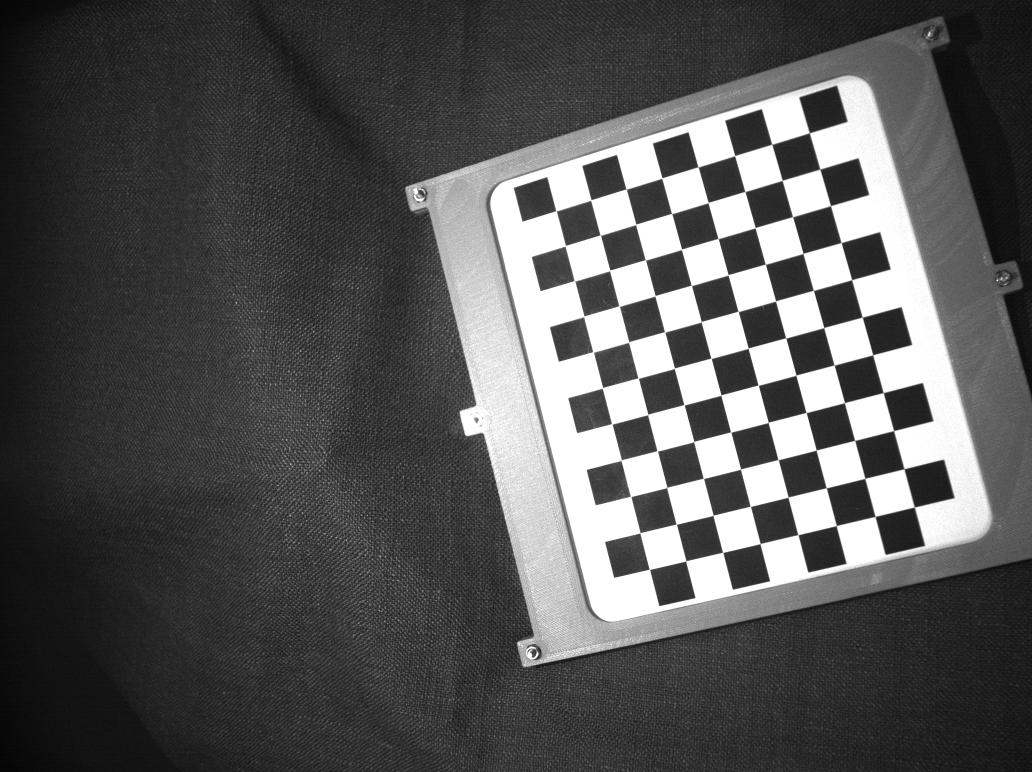
#> input picture 2024-11-12/img_15-19-47.png, 2064 x 1544 px (shown at 1/2 size); its folder holds 4 pictures in this run
$ python handeye_calib_quaternion_16w.py
#> lines starting #> are read from the running program, lines starting #| are printed output that depends on the picture; long printed decimals are rounded
import cv2
import numpy as np
import glob
import matplotlib.pyplot as plt
import os
from scipy.spatial.transform import Rotation as R
import pandas as pd
import math

def find_chessboard_corners(images, pattern_size, ShowCorners=False):
    """Finds the chessboard patterns and, if ShowImage is True, shows the images with the corners"""
    chessboard_corners = []
    IndexWithImg = []
    i = 0
    print("Finding corners...")
    for image in images:
        print(">>>>>>>>>>", i)
        gray = cv2.cvtColor(image, cv2.COLOR_BGR2GRAY)
        ret, corners = cv2.findChessboardCorners(gray, pattern_size)
        criteria = (cv2.TERM_CRITERIA_EPS + cv2.TERM_CRITERIA_MAX_ITER, 30, 0.001)
        corners = cv2.cornerSubPix(gray, corners, (10, 10), (-1, -1), criteria)
        if ret:
            chessboard_corners.append(corners)

            cv2.drawChessboardCorners(image, pattern_size, corners, ret)
            if ShowCorners:
                plt.imshow(image)
                plt.title("Detected corner in image: " + str(i))
                plt.show()

            IndexWithImg.append(i)
            i = i + 1
        else:
            print("No chessboard found in image: ", i)
            i = i + 1
    return chessboard_corners, IndexWithImg


def calculate_intrinsics(chessboard_corners, IndexWithImg, pattern_size, square_size, ImgSize, ShowProjectError=False):
    """Calculates the intrinsic camera parameters fx, fy, cx, cy from the images"""
    imgpoints = chessboard_corners
    objpoints = []
    for i in range(len(IndexWithImg)):
        objp = np.zeros((pattern_size[0] * pattern_size[1], 3), np.float32)
        objp[:, :2] = np.mgrid[0:pattern_size[0], 0:pattern_size[1]].T.reshape(-1, 2) * square_size
        objpoints.append(objp)

    ret, mtx, dist, rvecs, tvecs = cv2.calibrateCamera(objpoints, imgpoints, ImgSize, None, None)


    print("The projection error from the calibration is: ",
          calculate_reprojection_error(objpoints, imgpoints, rvecs, tvecs, mtx, dist, ShowProjectError))
    print(mtx)
    return mtx


def calculate_reprojection_error(objpoints, imgpoints, rvecs, tvecs, mtx, dist, ShowPlot=False):
    """Calculates the reprojection error of the camera for each image"""
    total_error = 0
    num_points = 0
    errors = []

    for i in range(len(objpoints)):
        imgpoints_projected, _ = cv2.projectPoints(objpoints[i], rvecs[i], tvecs[i], mtx, dist)
        imgpoints_projected = imgpoints_projected.reshape(-1, 1, 2)
        error = cv2.norm(imgpoints[i], imgpoints_projected, cv2.NORM_L2) / len(imgpoints_projected)
        errors.append(error)
        total_error += error
        num_points += 1

    mean_error = total_error / num_points
    return mean_error


def compute_camera_poses(chessboard_corners, pattern_size, square_size, intrinsic_matrix, Testing=False):
    """Takes the chessboard corners and computes the camera poses"""
    object_points = np.zeros((pattern_size[0] * pattern_size[1], 3), dtype=np.float32)
    object_points[:, :2] = np.mgrid[0:pattern_size[0], 0:pattern_size[1]].T.reshape(-1, 2) * square_size

    RTarget2Cam = []
    TTarget2Cam = []
    i = 1
    for corners in chessboard_corners:
        _, rvec, tvec = cv2.solvePnP(object_points, corners, intrinsic_matrix, None)
        if Testing:
            print("Current iteration: ", i, " out of ", len(chessboard_corners[0]), " iterations.")
            print("rvec[0]: ", rvec[0])
            print("rvec[1]: ", rvec[1])
            print("rvec[2]: ", rvec[2])
            print("tvec[0]: ", tvec[0])
            print("tvec[1]: ", tvec[1])
            print("tvec[2]: ", tvec[2])
        i = 1 + i
        R, _ = cv2.Rodrigues(rvec)
        RTarget2Cam.append(R)
        TTarget2Cam.append(tvec)

    return RTarget2Cam, TTarget2Cam


# Example image directory
image_folder = "./2024-11-12"
image_files = sorted(glob.glob(f'{image_folder}/img_*.png'))
images = [cv2.imread(f) for f in image_files]
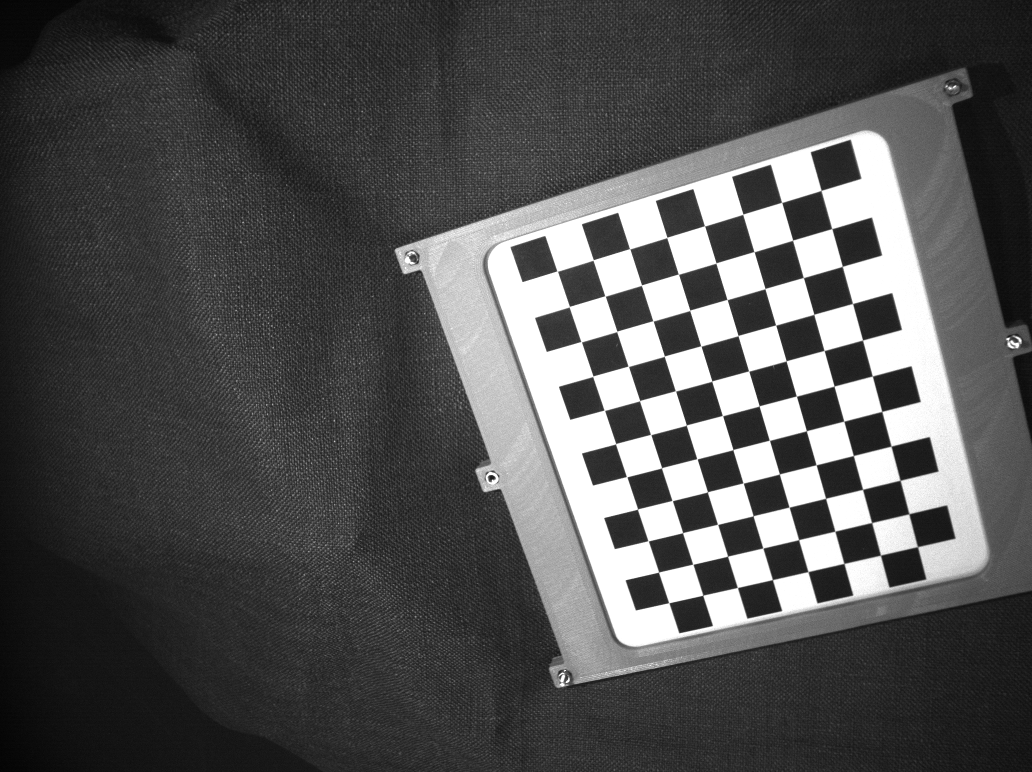
#> input picture 2024-11-12/img_15-25-36.png, 2064 x 1544 px (shown at 1/2 size)
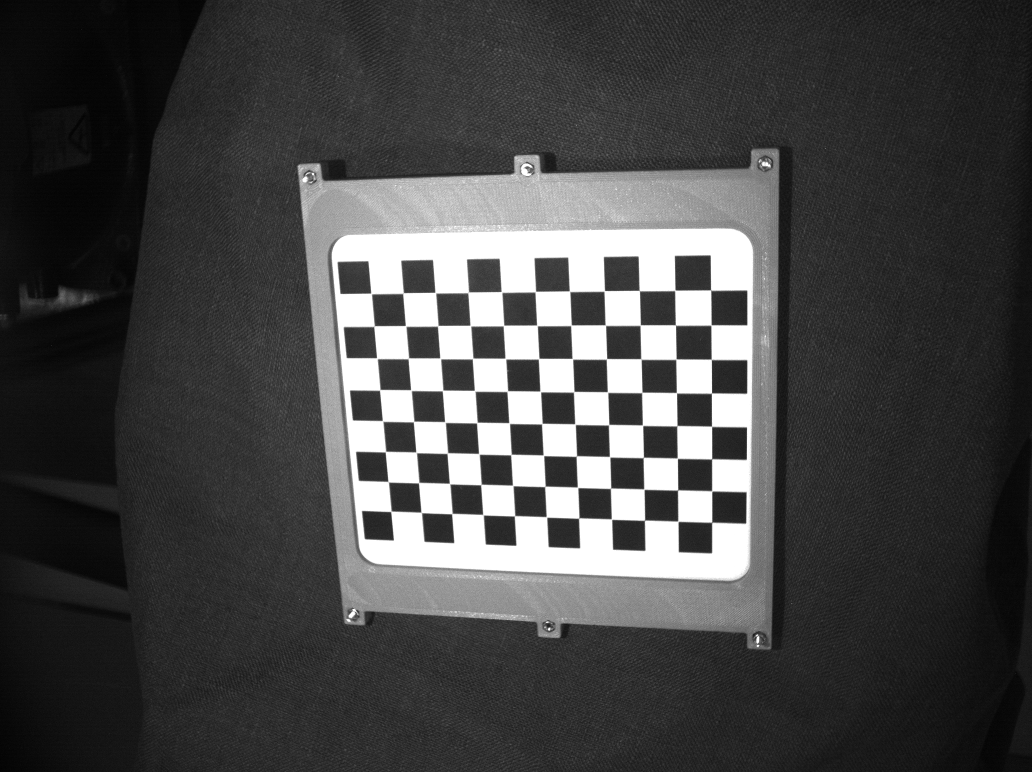
#> input picture 2024-11-12/img_15-28-42.png, 2064 x 1544 px (shown at 1/2 size)
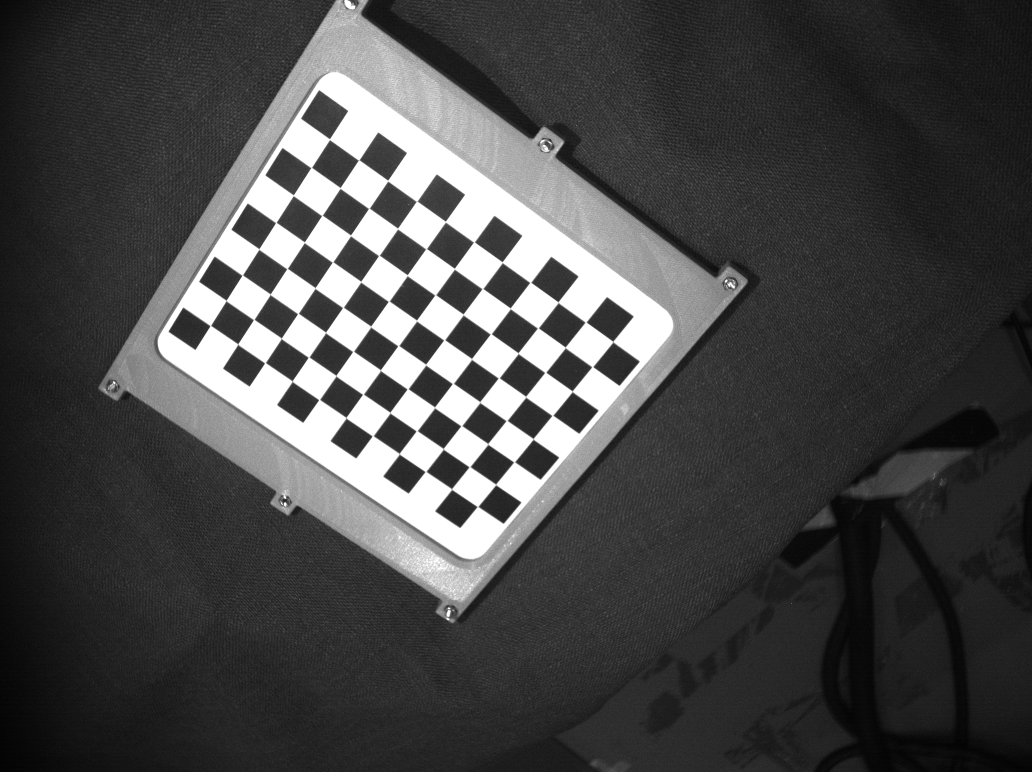
#> input picture 2024-11-12/img_15-30-52.png, 2064 x 1544 px (shown at 1/2 size)
#> images = 4 items

pattern_size = (11, 8)
square_size = 15 / 1000
ShowProjectError = True
ShowCorners = False

# Camera calibration
chessboard_corners, IndexWithImg = find_chessboard_corners(images, pattern_size, ShowCorners=ShowCorners)
#> the loop in find_chessboard_corners, `for image in images:` made 4 passes
#| >>>>>>>>>> 0
#| >>>>>>>>>> 1
#| >>>>>>>>>> 2
#| >>>>>>>>>> 3
#> after the loop in find_chessboard_corners, `for image in images:`: IndexWithImg = [0, 1, 2, 3]; chessboard_corners = 4 items; i = 4
#> chessboard_corners = 4 items; IndexWithImg = [0, 1, 2, 3]
intrinsic_matrix = calculate_intrinsics(chessboard_corners, IndexWithImg,
                                        pattern_size, square_size,
                                        images[0].shape[:2][::-1], ShowProjectError=ShowProjectError)
#> in calculate_intrinsics, `imgpoints = chessboard_corners`: imgpoints = 4 items
#> the loop in calculate_intrinsics, `for i in range(len(IndexWithImg)):` made 4 passes
#> in calculate_intrinsics, `ret, mtx, dist, rvecs, tvecs = cv2.calibrateCamera(objpoints, imgpoint..`: ret = 0.0855; mtx = [[2254.1, 0, 1014.6], [0, 2253.8, 781.2], [0, 0, 1]]; dist = [[-0.141, 0.211, 2.58e-05, -0.000818, -0.134]]; rvecs = ([0.161, 0.238, 1.3], [0.396, -0.0205, 1.25], [0.288, 0.229, -0.0237], [0.415, -0.0301, 0.629]); tvecs = ([0.118, -0.101, 0.433], [0.117, -0.0743, 0.413], [-0.0608, -0.0434, 0.503], [-0.0751, -0.106, 0.472])
#> the loop in calculate_reprojection_error, `for i in range(len(objpoints)):` made 4 passes
#> (error, total_error) on passes 1 to 4: (0.00887, 0.00887), (0.00887, 0.0177), (0.0091, 0.0268), (0.00958, 0.0364)
#> after the loop in calculate_reprojection_error, `for i in range(len(objpoints)):`: errors = [0.00887, 0.00887, 0.0091, 0.00958]; num_points = 4; total_error = 0.0364
#> in calculate_reprojection_error, `mean_error = total_error / num_points`: mean_error = 0.0091
#| The projection error from the calibration is:  0.009105
#| [[2.25406942e+03 0.00000000e+00 1.01462893e+03]
#|  [0.00000000e+00 2.25380433e+03 7.81216386e+02]
#|  [0.00000000e+00 0.00000000e+00 1.00000000e+00]]
#> intrinsic_matrix has the same summary as mtx in calculate_intrinsics

# Calculate camera extrinsics
RTarget2Cam, TTarget2Cam = compute_camera_poses(chessboard_corners, pattern_size, square_size, intrinsic_matrix, True)
#> the loop in compute_camera_poses, `for corners in chessboard_corners:` made 4 passes
#> (rvec, tvec) on passes 1 to 4: ([0.14, 0.2, 1.31], [0.119, -0.101, 0.44]), ([0.368, -0.0226, 1.25], [0.118, -0.075, 0.422]), ([0.286, 0.226, -0.0235], [-0.0609, -0.0434, 0.505]), ([0.408, -0.0269, 0.629], [-0.0752, -0.107, 0.476])
#> (printed output is left out)
#> after the loop in compute_camera_poses, `for corners in chessboard_corners:`: RTarget2Cam = 4 items; TTarget2Cam = [[0.119, -0.101, 0.44], [0.118, -0.075, 0.422], [-0.0609, -0.0434, 0.505], [-0.0752, -0.107, 0.476]]; i = 5
#> RTarget2Cam = 4 items

# Poses with translation and quaternion data
# Each pose is now: [tx, ty, tz, qx, qy, qz, qw]
poses = [
    [0.72656, -0.1253, 1.1421, 0.049149, 0.70613, -0.066834, 0.7032],
    [0.51284, -0.12528, 1.1233, 0.059398, 0.58184, -0.057912, 0.80906],
    [0.64912, 0.1122, 1.1581, 0.39749, 0.42905, -0.53305, 0.61138],
    [0.53277, 0.071117, 1.1413, 0.24824, 0.48225, -0.27546, 0.79368],
    [0.64022, 0.076462, 1.1107, 0.35587, 0.5084, -0.44457, 0.64595],
    [0.83542, 0.096346, 1.1047, 0.28899, 0.56044, -0.49295, 0.59949],
    [0.90074, 0.094811, 1.1667, -0.40198, -0.41984, 0.68598, -0.43769],
    [0.82849, 0.050274, 1.1242, -0.46862, -0.45267, 0.58549, -0.48238],
    [0.83373, -0.20885, 1.1176, 0.49063, 0.59141, -0.49032, 0.41122],
    [0.8157, -0.26575, 1.0385, 0.53496, 0.61902, -0.42688, 0.38523],
    [0.85075, -0.2189, 1.1162, 0.41456, 0.68047, -0.38802, 0.46318],
    [0.75787, -0.35674, 1.0241, 0.58759, 0.64324, -0.35232, 0.34185],
    [0.48029, 0.01379, 1.0632, 0.7983, 0.00070485, -0.60224, -0.005433],
    [0.5905, -0.18101, 1.1093, 0.70648, 0.34972, -0.55405, 0.26762],
    [0.62166, -0.201, 1.0512, 0.62897, 0.48336, -0.4877, 0.36456],
    [0.94054, -0.14377, 1.0131, 0.26012, 0.79349, -0.26172, 0.48395],
    [0.73209, -0.065094, 1.0368, 0.25879, 0.65841, -0.31371, 0.63333],
    [0.78742, -0.17075, 1.0948, 0.49753, 0.53135, -0.46908, 0.5001],
    [0.89824, -0.042257, 1.0703, 0.032616, 0.82246, -0.071386, 0.56338],
    [0.61143, 0.023266, 1.093, 0.45191, 0.49243, -0.52031, 0.53158]
]

REnd2Base = []
TEnd2Base = []
for pose in poses:
    # Extract translation and quaternion
    translation = pose[:3]
    quaternion = pose[3:]

    # Convert quaternion to rotation matrix
    REnd2Base.append(R.from_quat(quaternion).as_matrix())
    TEnd2Base.append(translation)

REnd2Base = np.array(REnd2Base)
TEnd2Base = np.array(TEnd2Base)

for i in range(5):
    print("Method:", i)
#> (the run stopped early here; a loop or call above may not have finished)
